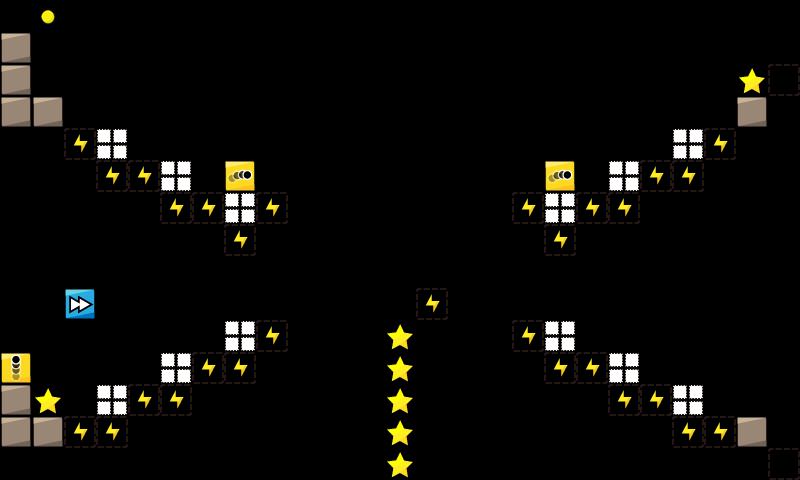

This is a level from a 2D game, rendered from its Tiled map with the project's own tilesets. A one-line summary and the map file follow, with tile-layer data summarised:
An orthogonal 25x15 tile map with 32x32 px tiles, 1 tile layer (map) and 1 object (Kinematic).

<map version="1.2" tiledversion="1.2.3" orientation="orthogonal" renderorder="right-down" width="25" height="15" tilewidth="32" tileheight="32" infinite="0" nextlayerid="3" nextobjectid="2">
 <properties>
  <property name="ad" value="false" />
 </properties>
 <tileset firstgid="1" name="map_tiles" tilewidth="32" tileheight="32" tilecount="225" columns="15">
  <image source="../../img/map_tiles.png" width="480" height="480" />
 </tileset>
 <layer id="1" name="map" width="25" height="15">
  <data>[375 cells, 64 non-empty, 9 distinct tile ids]</data>
 </layer>
 <objectgroup color="#ffaa00" id="2" name="physicsEntity">
  <object id="1" name="Kinematic" type="Kinematic" x="768" y="96" width="32" height="32">
   <properties>
    <property name="direction" value="vertical" />
   </properties>
  </object>
 </objectgroup>
</map>
